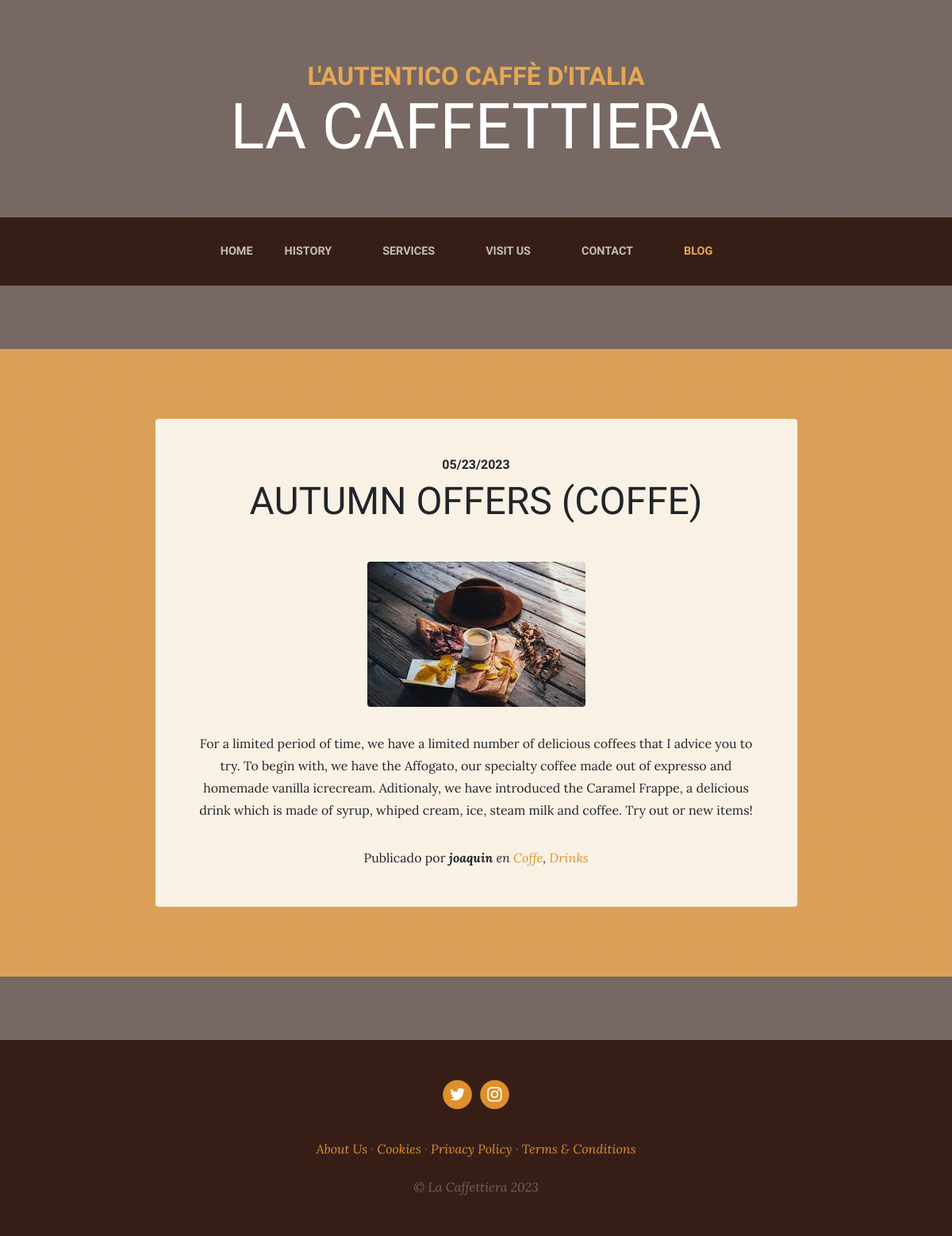
The page /blog/ on the database as committed earlier.
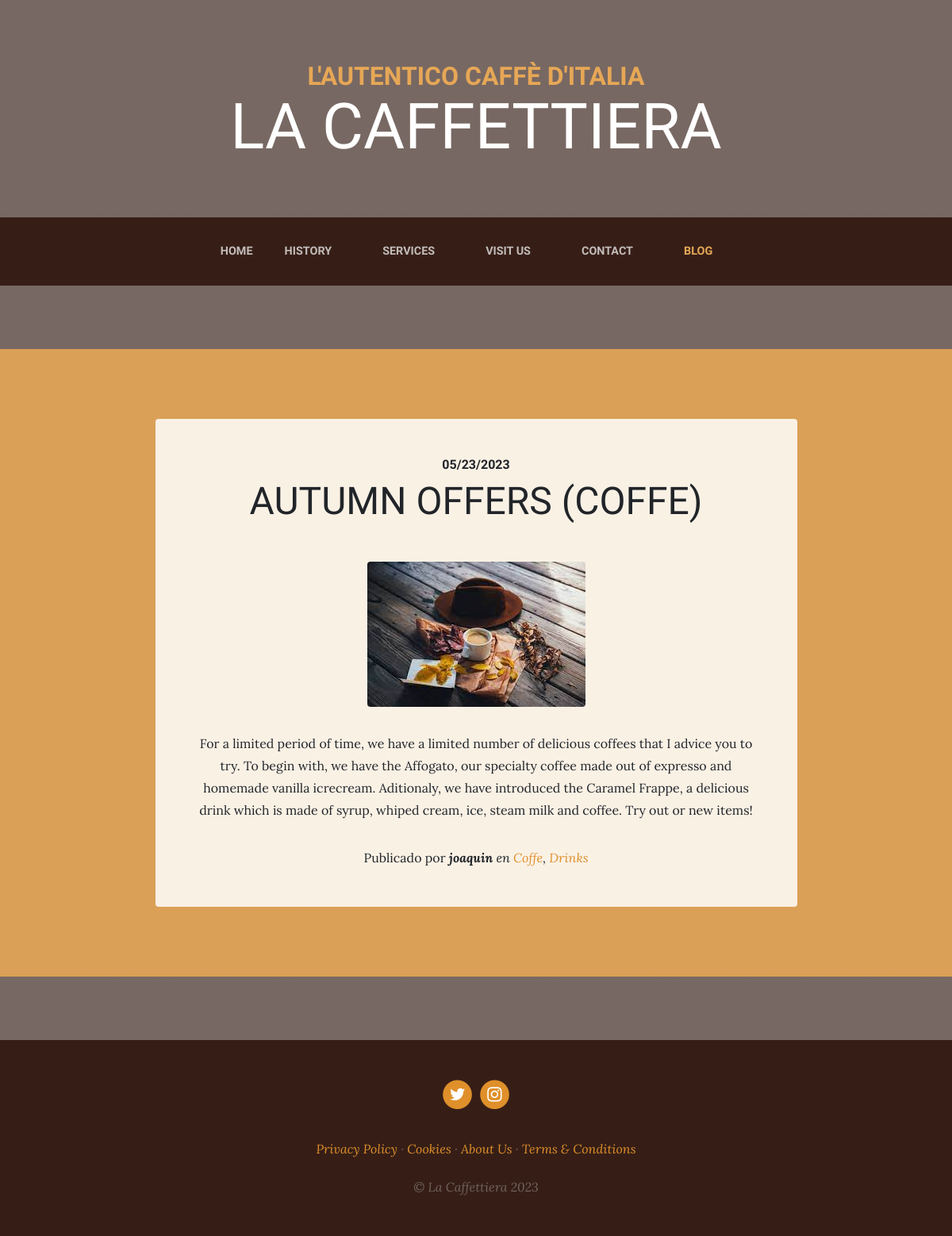
The same page on the database as committed later.
### blog/models.py (models this page shows, shortened)
class Post(models.Model):
    title = models.CharField(max_length=200, verbose_name="Title")
    content = models.TextField(verbose_name = "Content")
    published = models.DateTimeField(verbose_name= "Publication Date", default=timezone.now())
    image = models.ImageField(verbose_name="Image", upload_to="blog", null=True, blank=True)
    author = models.ForeignKey(User, verbose_name="Author", on_delete=models.CASCADE)
    categories = models.ManyToManyField(Category, verbose_name="Categories", related_name="get_posts")
    created = models.DateTimeField(auto_now_add=True, verbose_name="Created Date")
    updated = models.DateTimeField(auto_now=True, verbose_name="Modified Date")
    class Meta:
        verbose_name = "Post"
        verbose_name_plural = "Posts"
        ordering = ["-created"]

class Category(models.Model):
    name = models.CharField(max_length=100, verbose_name="Name")
    created = models.DateTimeField(auto_now_add=True, verbose_name="Created Date")
    updated = models.DateTimeField(auto_now=True, verbose_name="Modified Date")
    class Meta:
        verbose_name = "Category"
        verbose_name_plural = "Categories"
        ordering = ["-created"]

### pages/models.py (models this page shows, shortened)
class Page(models.Model):
    title = models.CharField(max_length=100, verbose_name="Title")
    content = fields.RichTextField(verbose_name="Content", )
    order = models.SmallIntegerField(verbose_name="Order", default=0)
    created = models.DateTimeField(auto_now_add=True, verbose_name="Created Date")
    updated = models.DateTimeField(auto_now=True, verbose_name="Modified Date")
    class Meta:
        verbose_name = "Page"
        verbose_name_plural = "Pages"
        ordering = ["order", "title"]

### blog/views.py (the view)
# urls.py: path('', views.blog, name = "blog"),
def blog(request):
    posts = Post.objects.all()
    return render(request, "blog/blog.html", {'posts': posts})

### pages/templatetags/footer.py (called while the page is built)
@register.simple_tag
def get_page_list():
    pages = Page.objects.all()
    return pages

### social/processors.py (called while the page is built)
def context_dic(request):
    dic = {}
    links = Link.objects.all()
    for link in links:
        dic[link.key] = link.url
    return dic

### blog/templates/blog/blog.html (shortened to what this page needs)
{% extends 'core/base.html' %}
{% load static %}
{% block section %}
  {% for post in posts %}
    <section class="page-section cta">
      <div class="container">
        <div class="row">
          <div class="col-xl-9 mx-auto">
            <div class="cta-innerv text-center rounded">
            <h2 class="section-heading mb-5">
                <span class="section-heading-upper">{{post.published|date:"SHORT_DATE_FORMAT"}}</span>
                <span class="section-heading-lower">{{post.title}}</span>
              </h2>
              <p class="mb-0">
                <img class="mx-auto d-flex rounded img-fluid mb-3 mb-lg-0" src="{{post.image.url}}" alt="">
              </p>
              <p class="mb-0 mbt">
              {{post.content}}
              </p>
              <p class="mb-0 mbt">
                <span class="section-heading-under">Publicado por
                <em><b>{{post.author}}</b> en
                {% for category in post.categories.all %}
                <a href ="{% url 'category' category.id %}" class="link"> {{category.name}}</a>{%if not forloop.last %},{% endif %}
                {% endfor %}
                </span>
              </p>
            </div>
          </div>
        </div>
      </div>
    </section>
  {% endfor %}
{% endblock %}

### core/templates/core/base.html (shortened to what this page needs)
<!DOCTYPE html>
<html lang="es">
  <head>
    {% load static %}
    <link href="{% static 'core/vendor/bootstrap/css/bootstrap.min.css' %}" rel="stylesheet">
    <link href="{% static 'core/vendor/font-awesome/css/font-awesome.min.css' %}" rel="stylesheet" type="text/css">
    <link href="{% static 'core/css/business-casual.css' %}" rel="stylesheet">
  </head>
  <body>
    <h1 class="site-heading text-center text-white d-none d-lg-block">
      <span class="site-heading-upper text-primary mb-3">L'autentico caffè d'italia</span>
      <span class="site-heading-lower">La Caffettiera</span>
    </h1>
    <nav class="navbar navbar-expand-lg navbar-dark py-lg-4" id="mainNav">
      <div class="container">
        <div class="collapse navbar-collapse" id="navbarResponsive">
          <ul class="navbar-nav mx-auto">
            <li class="nav-item {% if request.path == '/' %} active {% endif %} x-lg-4">
              <a class="nav-link text-uppercase text-expanded" href="{% url 'home' %}">Home</a>
            </li>
            <li class="nav-item {% if request.path == '/about/' %} active {% endif %} px-lg-4">
              <a class="nav-link text-uppercase text-expanded" href="{% url 'about' %}">History</a>
            </li>
            <li class="nav-item {% if request.path == '/services/' %} active {% endif %} px-lg-4">
              <a class="nav-link text-uppercase text-expanded" href="{% url 'services' %}">Services</a>
            </li>
            <li class="nav-item {% if request.path == '/store/' %} active {% endif %} px-lg-4">
              <a class="nav-link text-uppercase text-expanded" href="{% url 'store' %}">Visit Us</a>
            </li>
            <li class="nav-item {% if request.path == '/contact/' %} active {% endif %} px-lg-4">
              <a class="nav-link text-uppercase text-expanded" href="{% url 'contact' %}">Contact</a>
            </li>
            <li class="nav-item px-lg-4 {% if request.path == '/blog/' %}active{% endif %}">
              <a class="nav-link text-uppercase text-expanded" href="{% url 'blog' %}">Blog</a>
            </li>
          </ul>
        </div>
      </div>
    </nav>
    {% block section %} {% endblock %}
    <footer class="footer text-faded text-center py-5">
      <div class="container">
        <p class="m-0">
            {% if LINK_TWITTER %}
              <a href="{{LINK_TWITTER}}" class="link">
                <span class="fa-stack fa-lg">
                  <i class="fa fa-circle fa-stack-2x"></i>
                  <i class="fa fa-twitter fa-stack-1x fa-inverse"></i>
                </span>
              </a>
            {% endif %}
            {% if LINK_INSTAGRAM %}
              <a href="{{LINK_INSTAGRAM}}" class="link">
                <span class="fa-stack fa-lg">
                  <i class="fa fa-circle fa-stack-2x"></i>
                  <i class="fa fa-instagram fa-stack-1x fa-inverse"></i>
                </span>
              </a>
            {% endif %}
        </p>
        <p class="m-0 mbt">
          {% load footer %}
          {% get_page_list as page_list %}
          {% for page in page_list %}
            <a href="{% url 'page' page.id page.title|slugify %}" class="link">{{page.title}}</a> {% if not forloop.last %}·{% endif %}
          {% endfor %}
        </p>
        <p class="m-0 mbt1">&copy; La Caffettiera 2023</p>
      </div>
    </footer>
  </body>
</html>

### core/static/core/css/business-casual.css (style rules this page uses)
body { font-family: 'Lora'; background: linear-gradient(rgba(47, 23, 15, 0.65), rgba(47, 23, 15, 0.65)), url("../img/bg.jpg"); background-attachment: fixed; background-position: center; background-size: cover; }
h1, h2, h3, h4, h5, h6 { font-family: 'Raleway'; }
p { line-height: 1.75; }
.text-faded { color: rgba(255, 255, 255, 0.3); }
.site-heading { margin-top: 5rem; margin-bottom: 5rem; text-transform: uppercase; line-height: 1; font-family: 'Raleway'; }
.site-heading .site-heading-upper { display: block; font-size: 2rem; font-weight: 800; }
.site-heading .site-heading-lower { font-size: 5rem; font-weight: 100; line-height: 4rem; }
.page-section { margin-top: 5rem; margin-bottom: 5rem; }
.section-heading { text-transform: uppercase; }
.section-heading .section-heading-upper { display: block; font-size: 1rem; font-weight: 800; padding-bottom:.5rem; }
.section-heading .section-heading-lower { display: block; font-size: 3rem; font-weight: 100; }
#mainNav { background-color: rgba(47, 23, 15, 0.9); font-family: 'Raleway'; }
#mainNav .navbar-nav .nav-item .nav-link { color: rgba(255, 255, 255, 0.7); font-weight: 800; }
#mainNav .navbar-nav .nav-item.active .nav-link { color: #e6a756; }
@media (min-width: 992px) { #mainNav .navbar-nav .nav-item .nav-link { font-size: 0.9rem; } }
.cta { padding-top: 5rem; padding-bottom: 5rem; background-color: rgba(230, 167, 86, 0.9); }
.cta .cta-innerv { position: relative; padding: 3rem; margin: 0.5rem; background-color: rgba(255, 255, 255, 0.85); }
.footer { background-color: rgba(47, 23, 15, 0.9); }
.text-primary { color: #e6a756 !important; }
.mbt { padding-top: 2rem; }
.mbt1 { padding-top: 1.25rem; }
a.link { color: #df902a; }

Rows that differ between the two databases and show on the page:
changed Page "Privacy Policy": moves up the list
changed Page "Cookies": moves down the list
